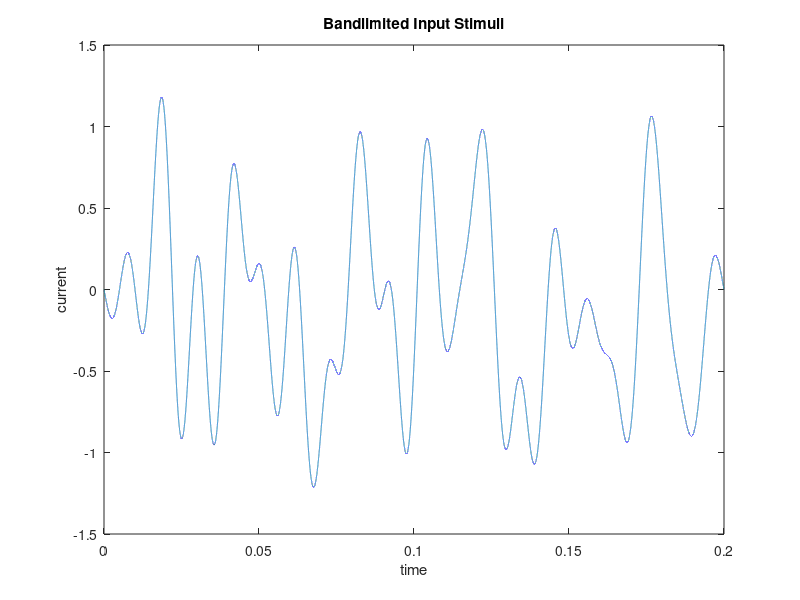

Write MATLAB code to recreate this figure. (Note: this script raises an error after producing the figure.)
%% variational example - single LIF neuron

clear all
close all

%% construct input

dt=1e-6;
I12=cumsum(ones(1,12));
Omega=2*pi*100;
T=pi/Omega;
t=0*T:dt:40*T;
Ik=[zeros(1,2), 2*(rand(1,36)-0.5), zeros(1,2)];

A=ones(length(Ik),1)*t-(1:length(Ik))'*T*ones(1,length(t));
        %A is representing (t-KT)
B=sinc(Omega/pi*A);
u=sum((Ik'*ones(1,length(t))).*B,1);

figure;plot(t,u); xlabel('time'); ylabel('current'); 
title('Bandlimited Input Stimuli');

%% single leaky neuron

b = 3;
d = 0.8;
C = 0.01;
R = 50;

tk  = iaf_encode_leaky(u, t, b, d, R, C);

u_rec = consistent_decoding_LIF(tk,t, b, d, R, C);
%% plot

figure;plot(t,u,t,u_rec); 
    xlabel('Time [sec]'); ylabel('Amplitude'); 
    title('Reconstruction of Temporal Contrast');
    legend('Original','Consistent Rec.');
    
t_v = round(0.1*length(t)):round(0.9*length(t));

snr = 10*log10(sum(u(t_v).^2)/sum((u(t_v)-u_rec(t_v)).^2)) % SNR for consistent recovery